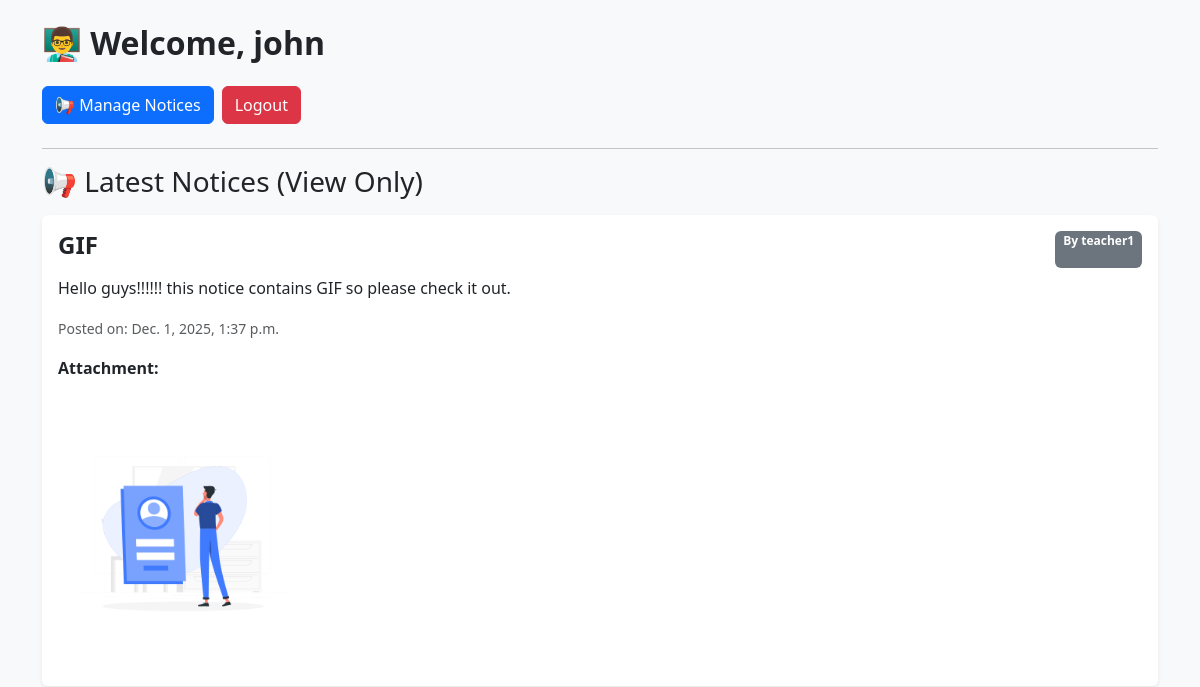
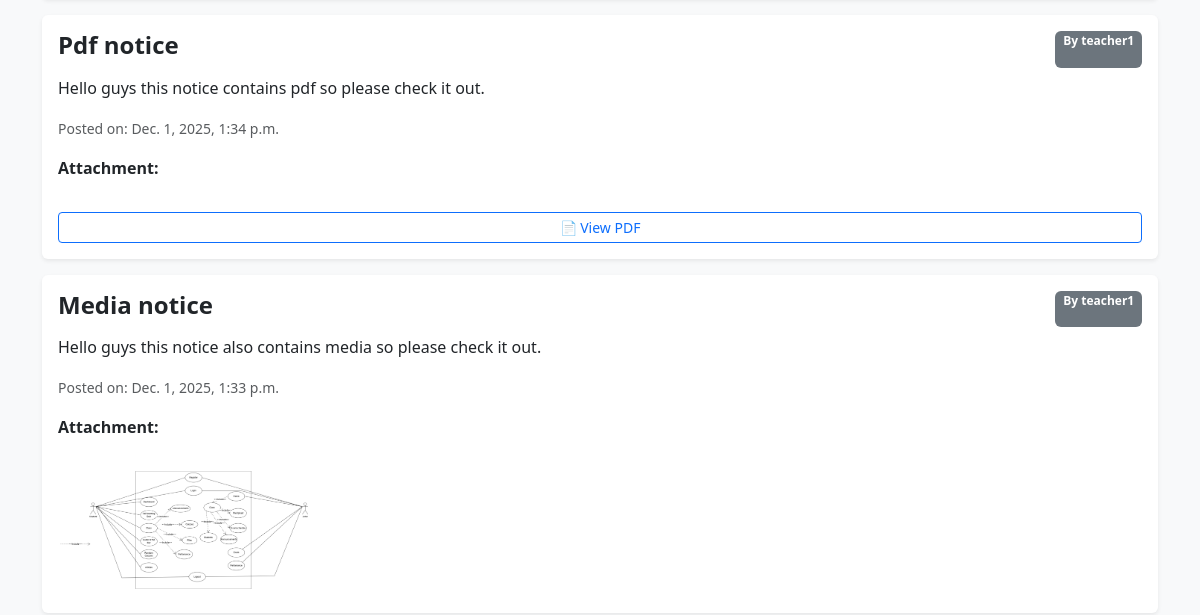
/teacher/dashboard/ (signed in, upper part), run on an earlier commit of the app's database (2 pictures, top to bottom).
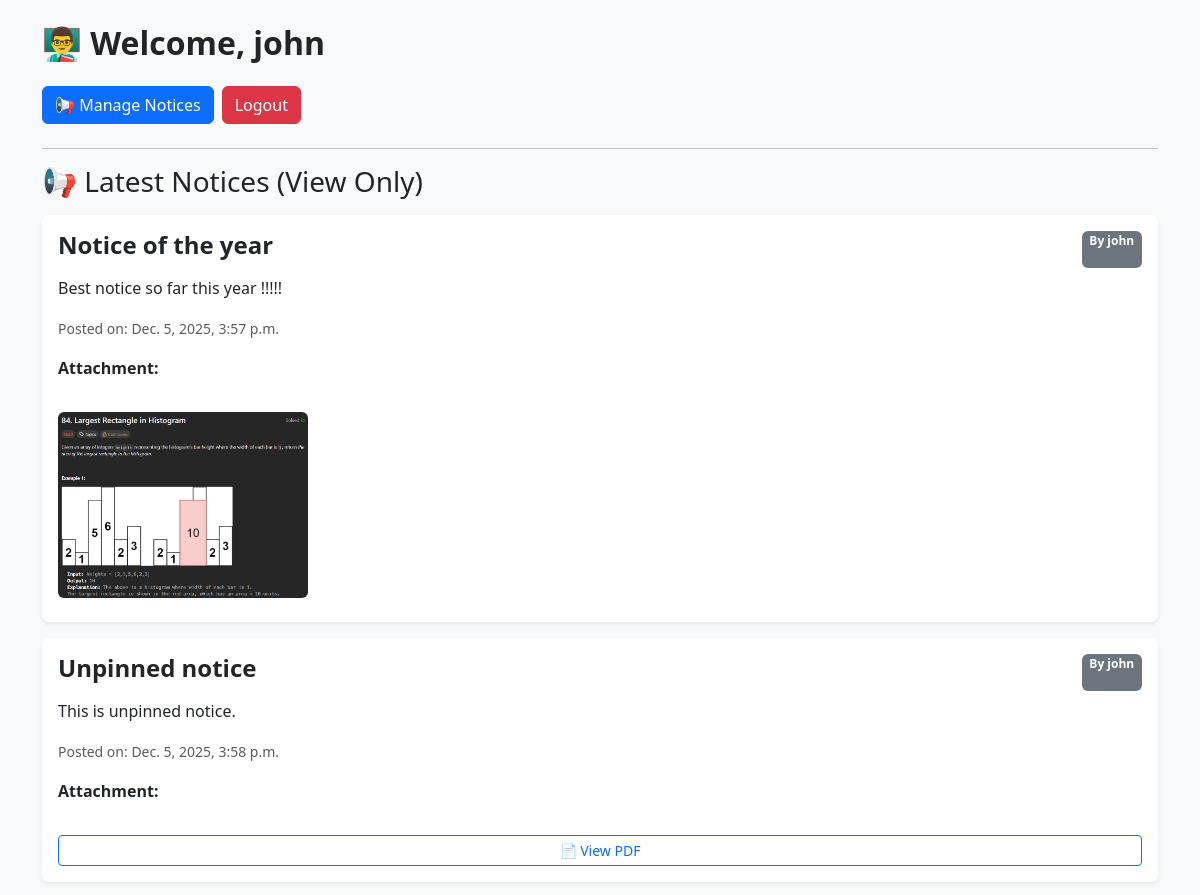
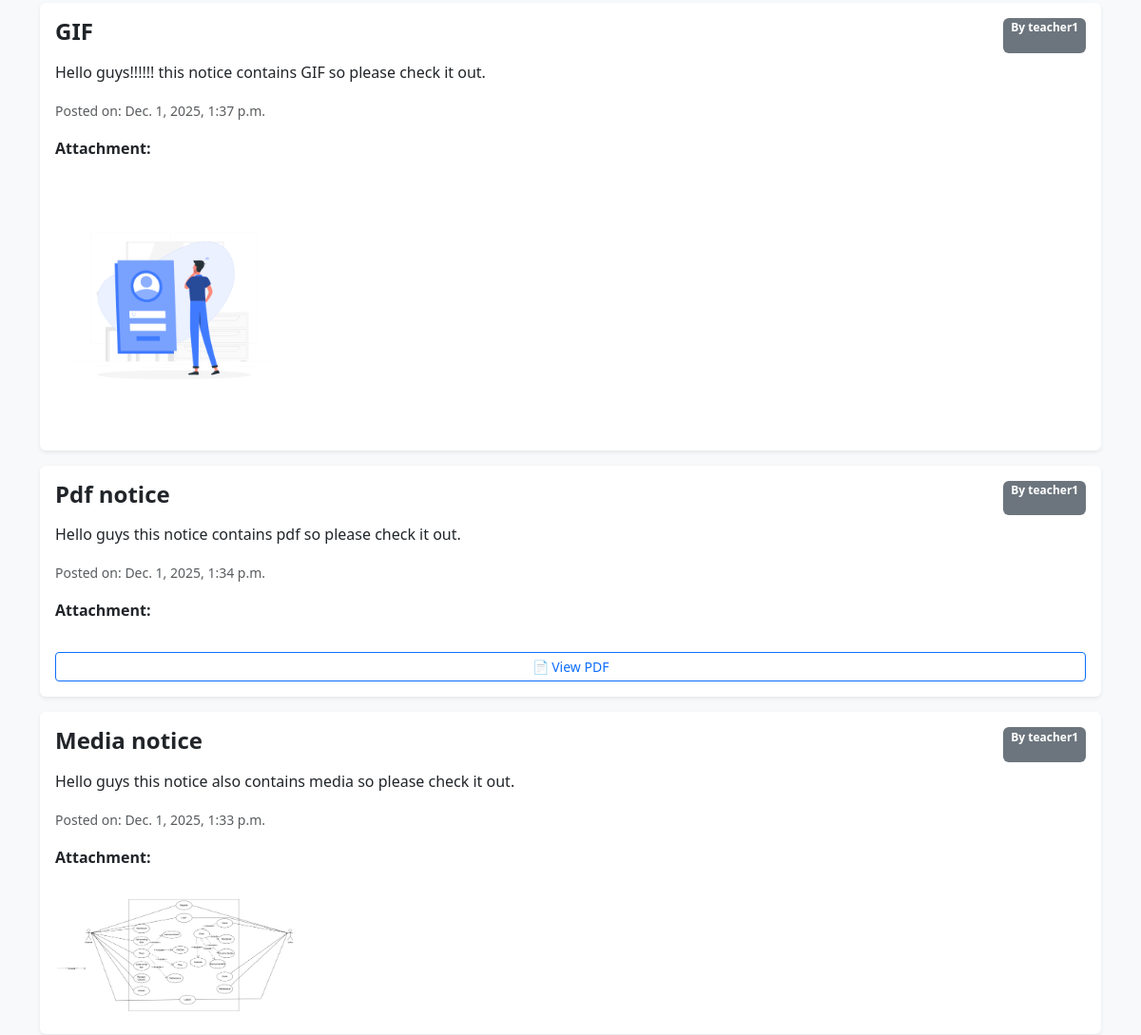
And on a later commit of the database (2 pictures, top to bottom).
### notices/models.py (models this page shows, shortened)
class Notice(models.Model):
    CATEGORY_CHOICES = [
        ("general", "General"),
        ("exam", "Exam"),
        ("holiday", "Holiday"),
        ("event", "Event"),
        ("urgent", "Urgent"),
    ]
    PRIORITY_CHOICES = [
        ("high", "High"),
        ("medium", "Medium"),
        ("low", "Low"),
    ]
    title = models.CharField(max_length=200)
    message = models.TextField()
    created_at = models.DateTimeField(auto_now_add=True)
    created_by = models.ForeignKey(User, on_delete=models.CASCADE)
    saved_by = models.ManyToManyField(core.Profile, blank=True, related_name="saved_notices")
    attachment = models.FileField(
        upload_to="notices/",
        blank=True,
        null=True
    )
    created_by = models.ForeignKey(User, on_delete=models.SET_NULL, null=True)
    category = models.CharField(max_length=20, choices=CATEGORY_CHOICES, default="general")
    priority = models.CharField(max_length=20, choices=PRIORITY_CHOICES, default="medium")
    expiry_date = models.DateField(null=True, blank=True)
    pinned = models.BooleanField(default=False)

### core/views.py (the view)
# urls.py: path('teacher/dashboard/', views.teacher_dashboard, name="teacher_dashboard"),
@login_required
@role_required("teacher")
def teacher_dashboard(request):
    notices = Notice.objects.all().order_by('-pinned', '-created_at')
    return render(request, "teacher_dashboard.html", {"notices": notices})

### templates/teacher_dashboard.html (shortened to what this page needs)
<!DOCTYPE html>
<html>
<head>
    <link href="https://cdn.jsdelivr.net/npm/bootstrap@5.3.0/dist/css/bootstrap.min.css" rel="stylesheet">
</head>
<body class="bg-light">
<div class="container mt-4">
    <h2 class="fw-bold">👨‍🏫 Welcome, {{ request.user.username }}</h2>
    <div class="mt-4 mb-4 d-flex gap-2">
        <a class="btn btn-primary" href="/notices/">📢 Manage Notices</a>
        <a class="btn btn-danger" href="{% url 'logout' %}">Logout</a>
    </div>
    <hr>
    <h3 class="mb-3">📢 Latest Notices (View Only)</h3>
    {% for n in notices %}
        <div class="card p-3 mb-3 shadow-sm border-0">
            <div class="d-flex justify-content-between">
                <h4 class="fw-bold">{{ n.title }}</h4>
                <span class="badge bg-secondary">By {{ n.created_by.username }}</span>
            </div>
            <p class="mt-2">{{ n.message }}</p>
            <p><small class="text-muted">Posted on: {{ n.created_at }}</small></p>
            {% if n.attachment %}
                {% with file=n.attachment.url|lower %}
                    <strong>Attachment:</strong><br>
                    {% if ".jpg" in file or ".jpeg" in file or ".png" in file or ".gif" in file %}
                        <img src="{{ n.attachment.url }}" class="img-fluid mt-2 mb-2 rounded" style="max-width:250px;">
                    {% elif ".mp4" in file or ".webm" in file %}
                        <video width="320" controls class="mt-2 mb-2 rounded">
                            <source src="{{ n.attachment.url }}">
                        </video>
                    {% elif ".pdf" in file %}
                        <a href="{{ n.attachment.url }}" target="_blank" class="btn btn-outline-primary btn-sm mt-2">
                            📄 View PDF
                        </a>
                    {% else %}
                        <a href="{{ n.attachment.url }}" download class="btn btn-outline-secondary btn-sm mt-2">
                            📎 Download File
                        </a>
                    {% endif %}
                {% endwith %}
            {% endif %}
        </div>
    {% empty %}
        <p class="text-muted">No notices available.</p>
    {% endfor %}
</div>
</body>
</html>

What changed in the data, as far as the page shows it:
added Notice: title "Notice of the year", created_by.username "john", message "Best notice so far this year !!!!!", created_at "Dec. 5, 2025, 3:57 p.m.", attachment (picture)
added Notice: title "Unpinned notice", created_by.username "john", message "This is unpinned notice.", created_at "Dec. 5, 2025, 3:58 p.m."
